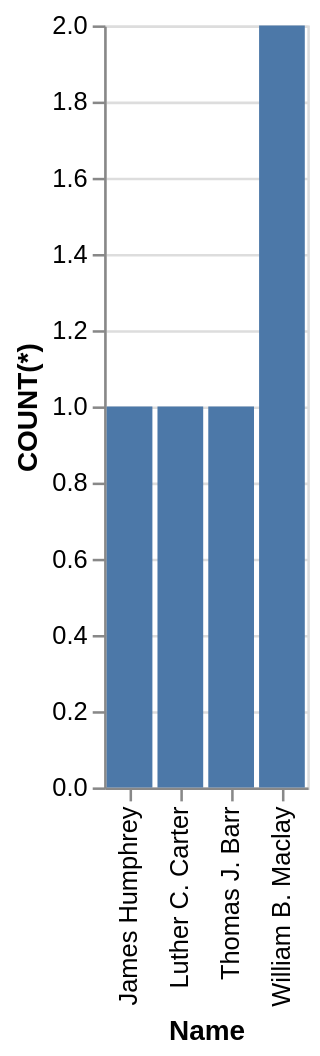

Express this chart as Vega-Lite.
### Vega-Lite specification from a JSON file in a GitHub repository (floating-point values rounded to 4 significant figures)
{"data": {"values": [{"x_data": "James Humphrey", "y_data": 1}, {"x_data": "Luther C. Carter", "y_data": 1}, {"x_data": "Thomas J. Barr", "y_data": 1}, {"x_data": "William B. Maclay", "y_data": 2}]}, "mark": "bar", "encoding": {"x": {"field": "x_data", "type": "nominal", "title": "Name", "sort": {"op": "sum", "field": "y_data", "order": "ascending"}}, "y": {"field": "y_data", "type": "quantitative", "title": "COUNT(*)"}}}
